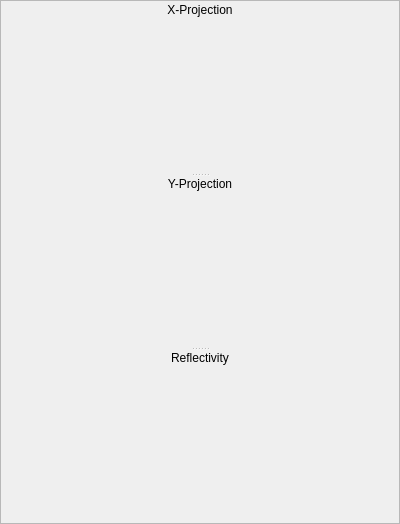
      <widget class="QFrame" name="rightPlots">
       <property name="sizePolicy">
        <sizepolicy hsizetype="Expanding" vsizetype="Expanding">
         <horstretch>0</horstretch>
         <verstretch>0</verstretch>
        </sizepolicy>
       </property>
       <property name="minimumSize">
        <size>
         <width>400</width>
         <height>0</height>
        </size>
       </property>
       <property name="baseSize">
        <size>
         <width>350</width>
         <height>0</height>
        </size>
       </property>
       <property name="frameShape">
        <enum>QFrame::StyledPanel</enum>
       </property>
       <property name="frameShadow">
        <enum>QFrame::Raised</enum>
       </property>
       <layout class="QVBoxLayout" name="verticalLayout_2">
        <property name="leftMargin">
         <number>2</number>
        </property>
        <property name="topMargin">
         <number>2</number>
        </property>
        <property name="rightMargin">
         <number>2</number>
        </property>
        <property name="bottomMargin">
         <number>2</number>
        </property>
        <item>
         <widget class="QSplitter" name="plotSplitter">
          <property name="orientation">
           <enum>Qt::Vertical</enum>
          </property>
          <property name="childrenCollapsible">
           <bool>false</bool>
          </property>
          <widget class="QWidget" name="widget_4" native="true">
           <layout class="QVBoxLayout" name="verticalLayout_24">
            <item>
             <widget class="QLabel" name="label_35">
              <property name="sizePolicy">
               <sizepolicy hsizetype="Preferred" vsizetype="Fixed">
                <horstretch>0</horstretch>
                <verstretch>0</verstretch>
               </sizepolicy>
              </property>
              <property name="text">
               <string>X-Projection</string>
              </property>
              <property name="alignment">
               <set>Qt::AlignCenter</set>
              </property>
             </widget>
            </item>
            <item>
             <widget class="MPLWidget" name="x_project" native="true">
              <property name="sizePolicy">
               <sizepolicy hsizetype="Expanding" vsizetype="Expanding">
                <horstretch>0</horstretch>
                <verstretch>0</verstretch>
               </sizepolicy>
              </property>
              <property name="minimumSize">
               <size>
                <width>150</width>
                <height>150</height>
               </size>
              </property>
             </widget>
            </item>
           </layout>
          </widget>
          <widget class="QWidget" name="widget_2" native="true">
           <layout class="QVBoxLayout" name="verticalLayout_23">
            <item>
             <widget class="QLabel" name="label_34">
              <property name="sizePolicy">
               <sizepolicy hsizetype="Preferred" vsizetype="Fixed">
                <horstretch>0</horstretch>
                <verstretch>0</verstretch>
               </sizepolicy>
              </property>
              <property name="text">
               <string>Y-Projection</string>
              </property>
              <property name="alignment">
               <set>Qt::AlignCenter</set>
              </property>
             </widget>
            </item>
            <item>
             <widget class="MPLWidget" name="y_project" native="true">
              <property name="sizePolicy">
               <sizepolicy hsizetype="Expanding" vsizetype="Expanding">
                <horstretch>0</horstretch>
                <verstretch>0</verstretch>
               </sizepolicy>
              </property>
              <property name="minimumSize">
               <size>
                <width>150</width>
                <height>150</height>
               </size>
              </property>
             </widget>
            </item>
           </layout>
          </widget>
          <widget class="QWidget" name="refl_widget" native="true">
           <property name="minimumSize">
            <size>
             <width>0</width>
             <height>0</height>
            </size>
           </property>
           <layout class="QVBoxLayout" name="verticalLayout_22">
            <item>
             <widget class="QLabel" name="reflectivity_or_intensity_plot_title">
              <property name="sizePolicy">
               <sizepolicy hsizetype="Preferred" vsizetype="Fixed">
                <horstretch>0</horstretch>
                <verstretch>0</verstretch>
               </sizepolicy>
              </property>
              <property name="text">
               <string>Reflectivity</string>
              </property>
              <property name="alignment">
               <set>Qt::AlignCenter</set>
              </property>
             </widget>
            </item>
            <item>
             <widget class="MPLWidget" name="refl" native="true">
              <property name="sizePolicy">
               <sizepolicy hsizetype="Expanding" vsizetype="Expanding">
                <horstretch>0</horstretch>
                <verstretch>0</verstretch>
               </sizepolicy>
              </property>
              <property name="minimumSize">
               <size>
                <width>150</width>
                <height>150</height>
               </size>
              </property>
             </widget>
            </item>
           </layout>
          </widget>
         </widget>
        </item>
       </layout>
      </widget>
